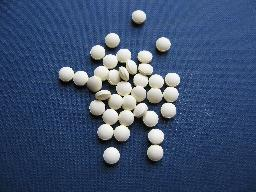
#> input picture data/7EU8I.jpg, 256 x 192 px
$ python watershed_test.py data/7EU8I.jpg data/7EU8I.jpg data/7EU8I.jpg
#> lines starting #> are read from the running program, lines starting #| are printed output that depends on the picture; after the words box and inside, x2 and y2 are one past the last pixel; in counts of white or black regions, pixels touching at a corner belong together
# import sys
import cv2
import numpy
np  =numpy
from scipy.ndimage import label

def segment_on_dt(a, img):
    border = cv2.dilate(img, None, iterations=5)
    border = border - cv2.erode(border, None)

    cv2.imshow("border", border)

    dt = cv2.distanceTransform(img, 2, 3)
    dt = ((dt - dt.min()) / (dt.max() - dt.min()) * 255).astype(numpy.uint8)
    _, dt = cv2.threshold(dt, 180, 255, cv2.THRESH_BINARY)

    cv2.imshow("dt", dt)
    lbl, ncc = label(dt)
    print(ncc)
    lbl = lbl * (255 / (ncc + 1))
    # Completing the markers now.
    lbl[border == 255] = 255

    lbl = lbl.astype(numpy.int32)
    cv2.watershed(a, lbl)

    lbl[lbl == -1] = 0
    lbl = lbl.astype(numpy.uint8)
    return 255 - lbl

img_file = "./data/7EU8I.jpg"
img = cv2.imread(img_file)
#> img is the input picture: shape (192, 256, 3); mean B, G, R 113, 80.8, 61.6

# Pre-processing.
img_gray = cv2.cvtColor(img, cv2.COLOR_BGR2GRAY)
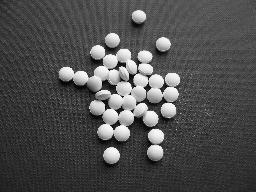
#> img_gray: shape (192, 256); min 0, max 255, mean 78.7
_, thresh = cv2.threshold(img_gray, 0, 255,
        cv2.THRESH_OTSU)
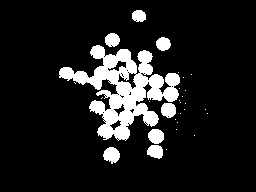
#> thresh: shape (192, 256); 12% white; 29 white regions (21 under 20 px), largest, box (x1, y1, x2, y2) and area: (59, 45, 180, 141) 4660, (103, 147, 120, 164) 205, (148, 129, 164, 144) 191

img_bin = cv2.morphologyEx(thresh, cv2.MORPH_OPEN,
        numpy.ones((3, 3), dtype=int))
#> img_bin: shape (192, 256); 11.7% white; 10 white regions, largest, box (x1, y1, x2, y2) and area: (59, 45, 158, 140) 3867, (147, 74, 179, 102) 513, (103, 147, 120, 162) 196


cv2.imshow("thresh", thresh)
cv2.imshow("img_bin", img_bin)

result = segment_on_dt(img, img_bin)
#> in segment_on_dt, `border = cv2.dilate(img, None, iterations=5)`: border: shape (192, 256); 23.5% white; 2 white regions, box (x1, y1, x2, y2) and area: (54, 28, 185, 167) 11074, (127, 5, 151, 27) 493
#> in segment_on_dt, `border = border - cv2.erode(border, None)`: border: shape (192, 256); 1.7% white in thin lines or dots, all inside (x1, y1, x2, y2) = (54, 5, 185, 167)
#> in segment_on_dt, `_, dt = cv2.threshold(dt, 180, 255, cv2.THRESH_BINARY)`:
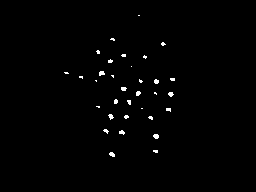
#> dt: shape (192, 256); 0.89% white in thin lines or dots, all inside (x1, y1, x2, y2) = (64, 15, 175, 157)
#> in segment_on_dt, `lbl, ncc = label(dt)`: lbl: shape (192, 256) int32; 34 distinct labels, from 0 to 33
#> in segment_on_dt, `lbl, ncc = label(dt)`: ncc = 33
#| 33
#> in segment_on_dt, `lbl[border == 255] = 255`: lbl: shape (192, 256) float64; min 0, max 255, mean 5.6
#> in segment_on_dt, `lbl = lbl.astype(numpy.int32)`: lbl: shape (192, 256) int32; 35 distinct labels, from 0 to 255
#> in segment_on_dt, `lbl[lbl == -1] = 0`:
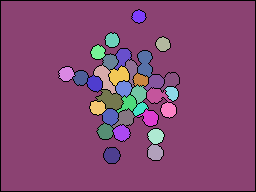
#> lbl: shape (192, 256) int32; 35 distinct labels, from 0 to 255; one colour per label, 0 black
#> in segment_on_dt, `lbl = lbl.astype(numpy.uint8)`:
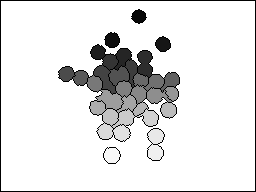
#> lbl: shape (192, 256); min 0, max 255, mean 228.4
# cv2.imwrite(sys.argv[2], result)

cv2.imshow("result", result)

result[result != 255] = 0
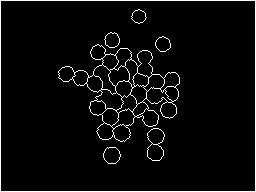
#> result: shape (192, 256); 4.3% white in thin lines or dots
result = cv2.dilate(result, None)
#> result: shape (192, 256); 13% white; 5 white regions, box (x1, y1, x2, y2) and area: (57, 31, 181, 162) 4131, (0, 0, 256, 192) 1776, (102, 146, 122, 165) 181, (154, 35, 172, 53) 161, (130, 8, 148, 25) 154
img[result == 255] = (0, 0, 255)
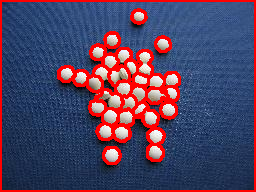
#> img: shape (192, 256, 3); 13.03% of pixels changed, all inside (x1, y1, x2, y2) = (0, 0, 256, 192)
# cv2.imwrite(sys.argv[3], img)

cv2.imshow("img", img)
cv2.waitKey(0)

$ run again, with data/200.jpg copied over data/7EU8I.jpg
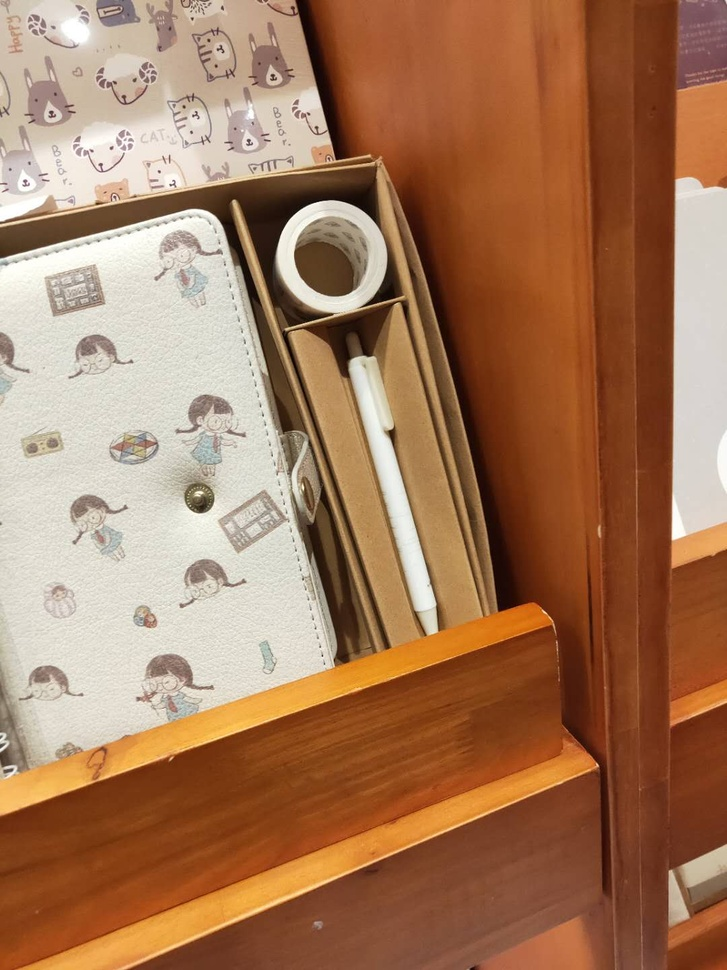
#> input picture data/200.jpg, 727 x 970 px, shrunk from 1080 x 1440 before the run
#> img is the input picture: shape (970, 727, 3); mean B, G, R 90.2, 120.9, 164.4
#> `_, thresh = cv2.threshold(img_gray, 0, 255, cv2.THRESH_OTSU)`:
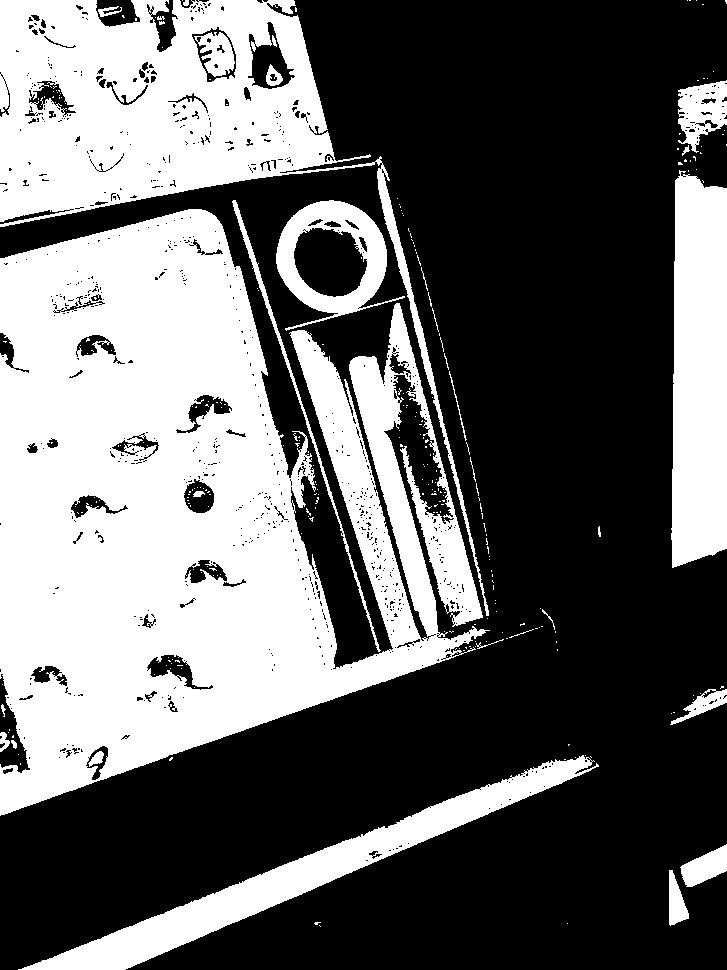
#> thresh: shape (970, 727); 40.3% white; 289 white regions (258 under 20 px), largest, box (x1, y1, x2, y2) and area: (0, 209, 490, 816) 173902, (0, 0, 489, 616) 57008, (671, 170, 727, 568) 20202
#> img_bin: shape (970, 727); 39.5% white; 80 white regions (34 under 20 px), largest, box (x1, y1, x2, y2) and area: (0, 209, 485, 815) 165572, (0, 0, 334, 227) 53126, (671, 176, 727, 567) 20169
#> ncc = 10
#| 10
#> `img[result == 255] = (0, 0, 255)`:
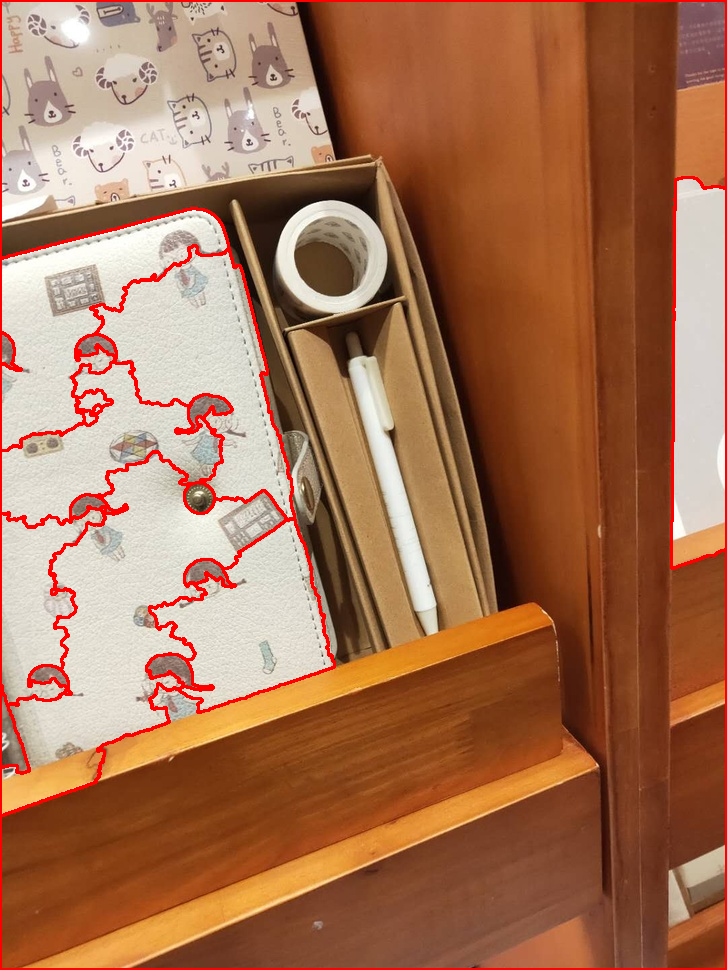
#> img: shape (970, 727, 3); 3.29% of pixels changed, all inside (x1, y1, x2, y2) = (0, 0, 727, 970)
